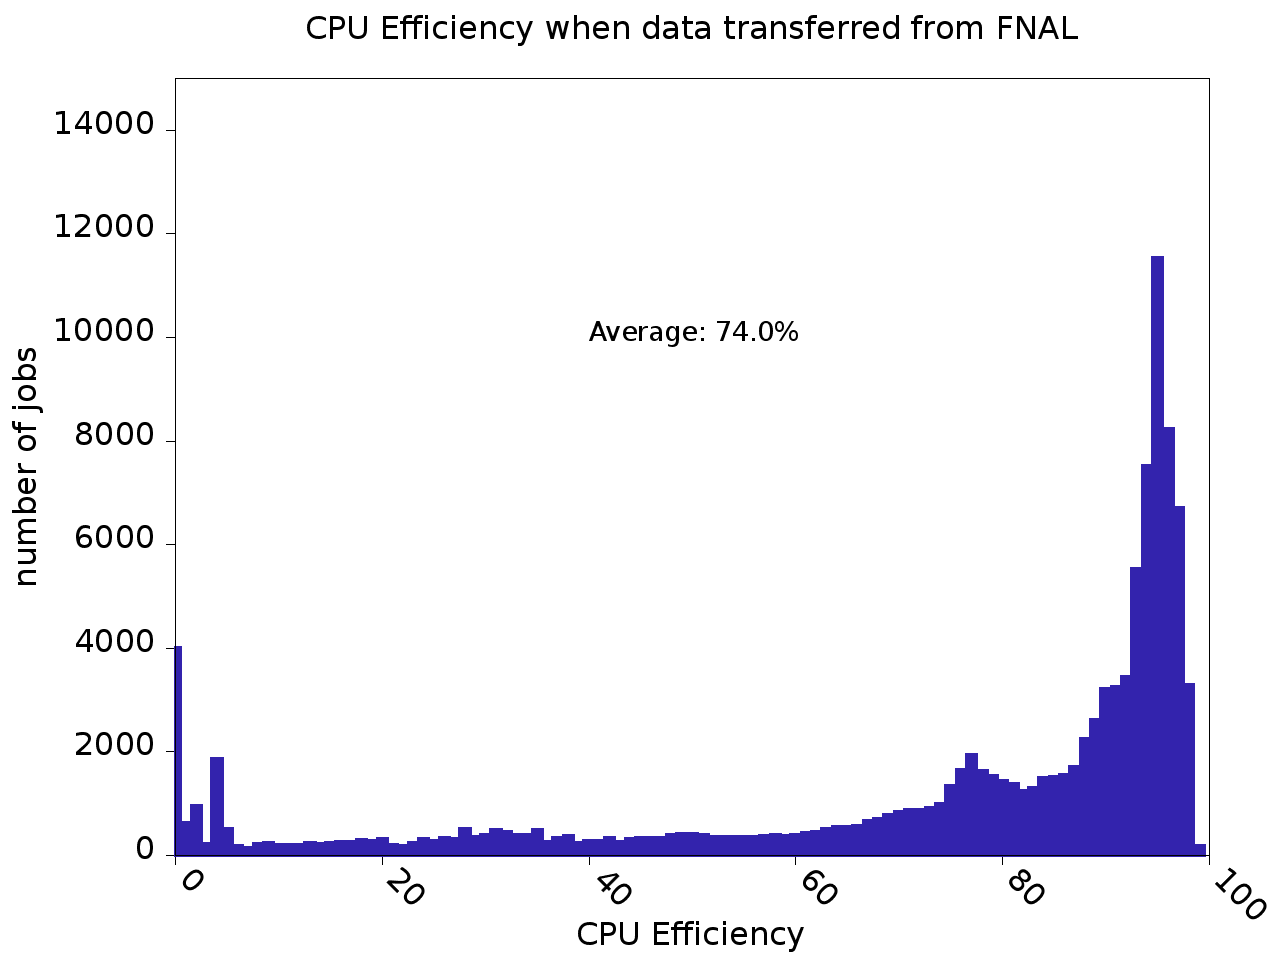

Write gnuplot code to recreate this figure.
set terminal png notransparent medium nocrop enhanced size 1280,960 font arial 24
set output 'serialCPUEff.png'
set title "CPU Efficiency when data transferred from FNAL"
set title font "*,24"
set xlabel "CPU Efficiency"
set xlabel font "*,24"
set xlabel offset 0,-3.
set ylabel "number of jobs"
set ylabel font "*,24"
set ylabel offset -10.
#set origin -0.1,0
set xrange [0:100]
set yrange [0:15000]
#set xtics out border nomirror rotate by -45 offset character 0,-0.2,0
set xtics out border nomirror rotate by -45 offset character -0.2,0,0
set xtics font "*,24"
set ytics font "*,24"
set grid
set ytics out border nomirror
#set key at 60.,80000.
#set key font "*,20"
set key off
#set style fill solid 1.0
set style line 1 linetype 2 linecolor rgb "black"   linewidth 2.000 pointtype 3 pointsize 0.1
# green
set style line 2 linetype 2 linecolor rgb "#10ad1d"   linewidth 3.000 pointtype 3 pointsize 0.1
set style line 3 linetype 2 linecolor rgb "red"    linewidth 3.000 pointtype 3 pointsize 0.1
set style line 4 linetype 2 linecolor rgb "#3323ad"   linewidth 3.000 pointtype 3 pointsize 0.1
set style line 5 linetype 2 linecolor rgb "purple" linewidth 3.000 pointtype 3 pointsize 0.1
set style fill solid
binwidth=1
bin(x,width)=width*floor(x/width)
f(y) = mean_x
fit f(y) 'serialCPUEff.txt' u 5:5 via mean_x
set label 1 gprintf("Average: %2.1f%%", mean_x) at 40,10000 font "*,20"

plot \
'serialCPUEff.txt' using (bin($5,binwidth)):(1.0) smooth freq with boxes ls 4
